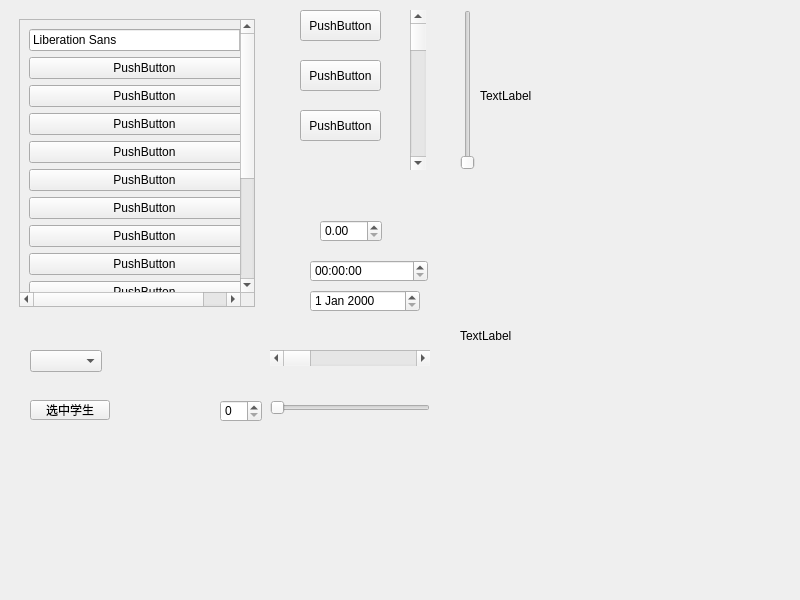
<?xml version="1.0" encoding="UTF-8"?>
<ui version="4.0">
 <class>Widget</class>
 <widget class="QWidget" name="Widget">
  <property name="geometry">
   <rect>
    <x>0</x>
    <y>0</y>
    <width>800</width>
    <height>600</height>
   </rect>
  </property>
  <property name="windowTitle">
   <string>Widget</string>
  </property>
  <widget class="QPushButton" name="btn_toolBox">
   <property name="geometry">
    <rect>
     <x>300</x>
     <y>110</y>
     <width>81</width>
     <height>31</height>
    </rect>
   </property>
   <property name="text">
    <string>PushButton</string>
   </property>
  </widget>
  <widget class="QStackedWidget" name="stackedWidget">
   <property name="geometry">
    <rect>
     <x>10</x>
     <y>10</y>
     <width>300</width>
     <height>321</height>
    </rect>
   </property>
   <property name="maximumSize">
    <size>
     <width>300</width>
     <height>400</height>
    </size>
   </property>
   <property name="currentIndex">
    <number>0</number>
   </property>
   <widget class="QWidget" name="page_4">
    <widget class="QScrollArea" name="scrollArea">
     <property name="geometry">
      <rect>
       <x>9</x>
       <y>9</y>
       <width>236</width>
       <height>288</height>
      </rect>
     </property>
     <property name="widgetResizable">
      <bool>true</bool>
     </property>
     <widget class="QWidget" name="scrollAreaWidgetContents">
      <property name="geometry">
       <rect>
        <x>0</x>
        <y>0</y>
        <width>234</width>
        <height>430</height>
       </rect>
      </property>
      <layout class="QVBoxLayout" name="verticalLayout">
       <item>
        <widget class="QFontComboBox" name="fontComboBox"/>
       </item>
       <item>
        <widget class="QPushButton" name="pushButton">
         <property name="text">
          <string>PushButton</string>
         </property>
        </widget>
       </item>
       <item>
        <widget class="QPushButton" name="pushButton_2">
         <property name="text">
          <string>PushButton</string>
         </property>
        </widget>
       </item>
       <item>
        <widget class="QPushButton" name="pushButton_4">
         <property name="text">
          <string>PushButton</string>
         </property>
        </widget>
       </item>
       <item>
        <widget class="QPushButton" name="pushButton_3">
         <property name="text">
          <string>PushButton</string>
         </property>
        </widget>
       </item>
       <item>
        <widget class="QPushButton" name="pushButton_5">
         <property name="text">
          <string>PushButton</string>
         </property>
        </widget>
       </item>
       <item>
        <widget class="QPushButton" name="pushButton_6">
         <property name="text">
          <string>PushButton</string>
         </property>
        </widget>
       </item>
       <item>
        <widget class="QPushButton" name="pushButton_7">
         <property name="text">
          <string>PushButton</string>
         </property>
        </widget>
       </item>
       <item>
        <widget class="QPushButton" name="pushButton_15">
         <property name="text">
          <string>PushButton</string>
         </property>
        </widget>
       </item>
       <item>
        <widget class="QPushButton" name="pushButton_14">
         <property name="text">
          <string>PushButton</string>
         </property>
        </widget>
       </item>
       <item>
        <widget class="QPushButton" name="pushButton_13">
         <property name="text">
          <string>PushButton</string>
         </property>
        </widget>
       </item>
       <item>
        <widget class="QPushButton" name="pushButton_12">
         <property name="text">
          <string>PushButton</string>
         </property>
        </widget>
       </item>
       <item>
        <widget class="QPushButton" name="pushButton_11">
         <property name="text">
          <string>PushButton</string>
         </property>
        </widget>
       </item>
       <item>
        <widget class="QPushButton" name="pushButton_10">
         <property name="text">
          <string>PushButton</string>
         </property>
        </widget>
       </item>
       <item>
        <widget class="QPushButton" name="pushButton_9">
         <property name="text">
          <string>PushButton</string>
         </property>
        </widget>
       </item>
       <item>
        <widget class="QPushButton" name="pushButton_8">
         <property name="text">
          <string>PushButton</string>
         </property>
        </widget>
       </item>
      </layout>
     </widget>
    </widget>
   </widget>
   <widget class="QWidget" name="page_6">
    <widget class="QTabWidget" name="tabWidget">
     <property name="geometry">
      <rect>
       <x>0</x>
       <y>10</y>
       <width>221</width>
       <height>301</height>
      </rect>
     </property>
     <property name="currentIndex">
      <number>1</number>
     </property>
     <widget class="QWidget" name="tab">
      <attribute name="title">
       <string>百度</string>
      </attribute>
     </widget>
     <widget class="QWidget" name="tab_3">
      <attribute name="title">
       <string>高清...</string>
      </attribute>
     </widget>
     <widget class="QWidget" name="tab_2">
      <attribute name="title">
       <string>GooGle</string>
      </attribute>
     </widget>
    </widget>
   </widget>
   <widget class="QWidget" name="page_5">
    <widget class="QToolBox" name="toolBox">
     <property name="geometry">
      <rect>
       <x>0</x>
       <y>10</y>
       <width>191</width>
       <height>271</height>
      </rect>
     </property>
     <property name="currentIndex">
      <number>1</number>
     </property>
     <widget class="QWidget" name="page">
      <property name="geometry">
       <rect>
        <x>0</x>
        <y>0</y>
        <width>191</width>
        <height>193</height>
       </rect>
      </property>
      <attribute name="label">
       <string>好友</string>
      </attribute>
      <layout class="QVBoxLayout" name="verticalLayout_3">
       <item>
        <widget class="QPushButton" name="pushButton_16">
         <property name="text">
          <string>PushButton</string>
         </property>
        </widget>
       </item>
      </layout>
     </widget>
     <widget class="QWidget" name="page_2">
      <property name="geometry">
       <rect>
        <x>0</x>
        <y>0</y>
        <width>234</width>
        <height>179</height>
       </rect>
      </property>
      <attribute name="label">
       <string>家人</string>
      </attribute>
      <layout class="QVBoxLayout" name="verticalLayout_2">
       <item>
        <widget class="QFontComboBox" name="fontComboBox_2"/>
       </item>
      </layout>
     </widget>
     <widget class="QWidget" name="page_3">
      <attribute name="label">
       <string>黑名单</string>
      </attribute>
      <layout class="QVBoxLayout" name="verticalLayout_4">
       <item>
        <widget class="QToolButton" name="toolButton">
         <property name="text">
          <string>...</string>
         </property>
        </widget>
       </item>
      </layout>
     </widget>
    </widget>
   </widget>
  </widget>
  <widget class="QPushButton" name="btn_scrollArea">
   <property name="geometry">
    <rect>
     <x>300</x>
     <y>10</y>
     <width>81</width>
     <height>31</height>
    </rect>
   </property>
   <property name="text">
    <string>PushButton</string>
   </property>
  </widget>
  <widget class="QPushButton" name="btn_tabWidget">
   <property name="geometry">
    <rect>
     <x>300</x>
     <y>60</y>
     <width>81</width>
     <height>31</height>
    </rect>
   </property>
   <property name="text">
    <string>PushButton</string>
   </property>
  </widget>
  <widget class="QComboBox" name="comboBox">
   <property name="geometry">
    <rect>
     <x>30</x>
     <y>350</y>
     <width>72</width>
     <height>22</height>
    </rect>
   </property>
  </widget>
  <widget class="QPushButton" name="btn_student">
   <property name="geometry">
    <rect>
     <x>30</x>
     <y>400</y>
     <width>80</width>
     <height>20</height>
    </rect>
   </property>
   <property name="text">
    <string>选中学生</string>
   </property>
  </widget>
  <widget class="QSpinBox" name="spinBox">
   <property name="geometry">
    <rect>
     <x>220</x>
     <y>400</y>
     <width>42</width>
     <height>22</height>
    </rect>
   </property>
  </widget>
  <widget class="QDoubleSpinBox" name="doubleSpinBox">
   <property name="geometry">
    <rect>
     <x>320</x>
     <y>220</y>
     <width>62</width>
     <height>22</height>
    </rect>
   </property>
  </widget>
  <widget class="QTimeEdit" name="timeEdit">
   <property name="geometry">
    <rect>
     <x>310</x>
     <y>260</y>
     <width>118</width>
     <height>22</height>
    </rect>
   </property>
  </widget>
  <widget class="QDateEdit" name="dateEdit">
   <property name="geometry">
    <rect>
     <x>310</x>
     <y>290</y>
     <width>110</width>
     <height>22</height>
    </rect>
   </property>
  </widget>
  <widget class="QScrollBar" name="horizontalScrollBar">
   <property name="geometry">
    <rect>
     <x>270</x>
     <y>350</y>
     <width>160</width>
     <height>16</height>
    </rect>
   </property>
   <property name="orientation">
    <enum>Qt::Horizontal</enum>
   </property>
  </widget>
  <widget class="QScrollBar" name="verticalScrollBar">
   <property name="geometry">
    <rect>
     <x>410</x>
     <y>10</y>
     <width>16</width>
     <height>160</height>
    </rect>
   </property>
   <property name="orientation">
    <enum>Qt::Vertical</enum>
   </property>
  </widget>
  <widget class="QSlider" name="horizontalSlider">
   <property name="geometry">
    <rect>
     <x>270</x>
     <y>400</y>
     <width>160</width>
     <height>16</height>
    </rect>
   </property>
   <property name="orientation">
    <enum>Qt::Horizontal</enum>
   </property>
  </widget>
  <widget class="QSlider" name="verticalSlider">
   <property name="geometry">
    <rect>
     <x>460</x>
     <y>10</y>
     <width>16</width>
     <height>160</height>
    </rect>
   </property>
   <property name="orientation">
    <enum>Qt::Vertical</enum>
   </property>
  </widget>
  <widget class="QLabel" name="lal_Picture">
   <property name="geometry">
    <rect>
     <x>480</x>
     <y>10</y>
     <width>141</width>
     <height>171</height>
    </rect>
   </property>
   <property name="text">
    <string>TextLabel</string>
   </property>
  </widget>
  <widget class="QLabel" name="lal_movie">
   <property name="geometry">
    <rect>
     <x>460</x>
     <y>250</y>
     <width>151</width>
     <height>171</height>
    </rect>
   </property>
   <property name="text">
    <string>TextLabel</string>
   </property>
  </widget>
 </widget>
 <resources/>
 <connections/>
</ui>
